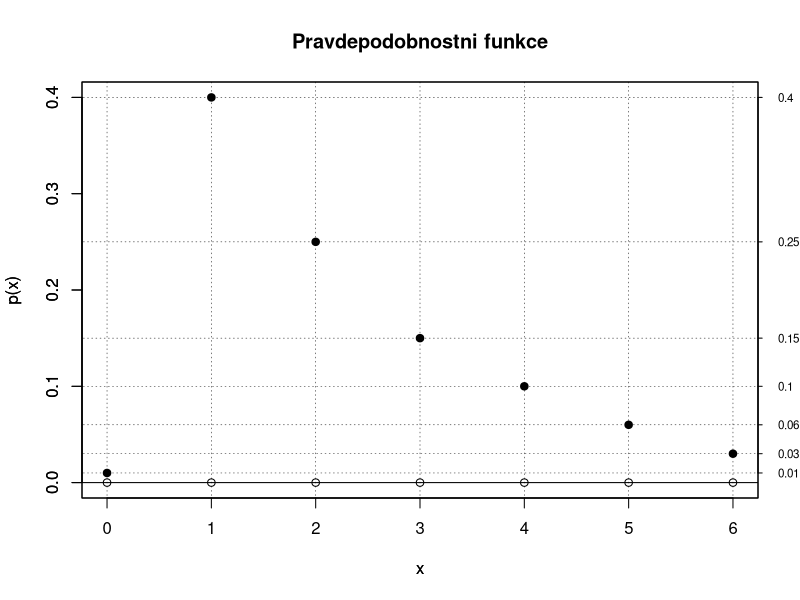
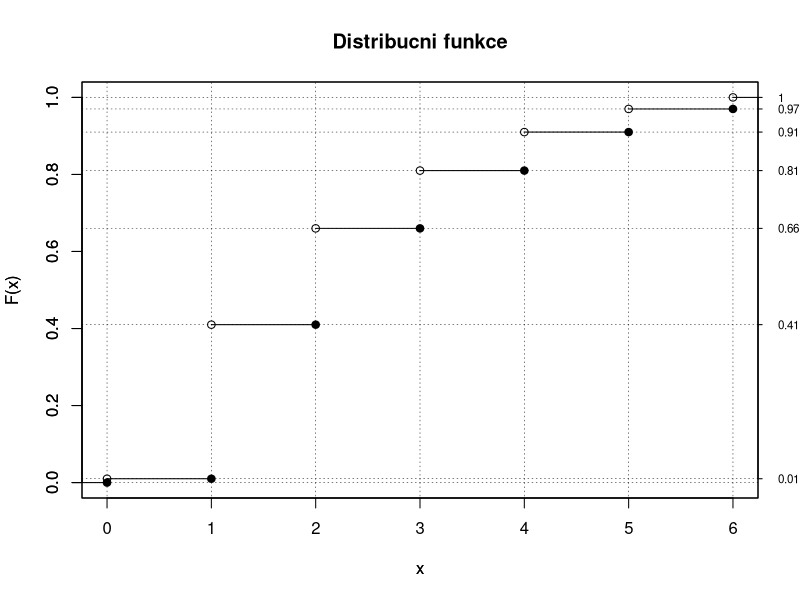
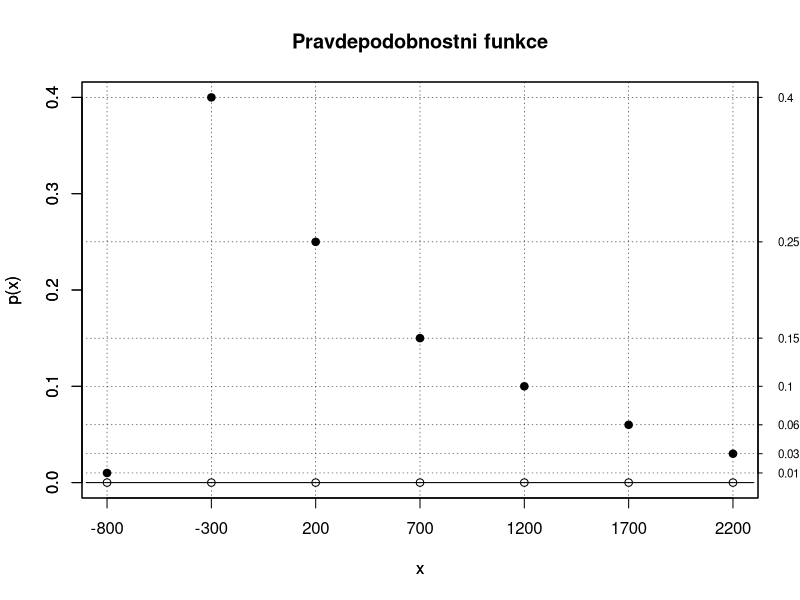
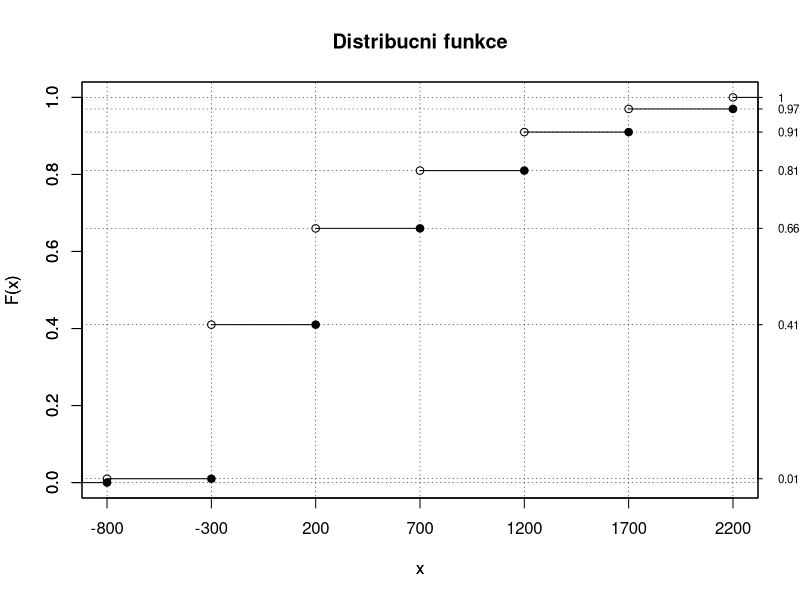
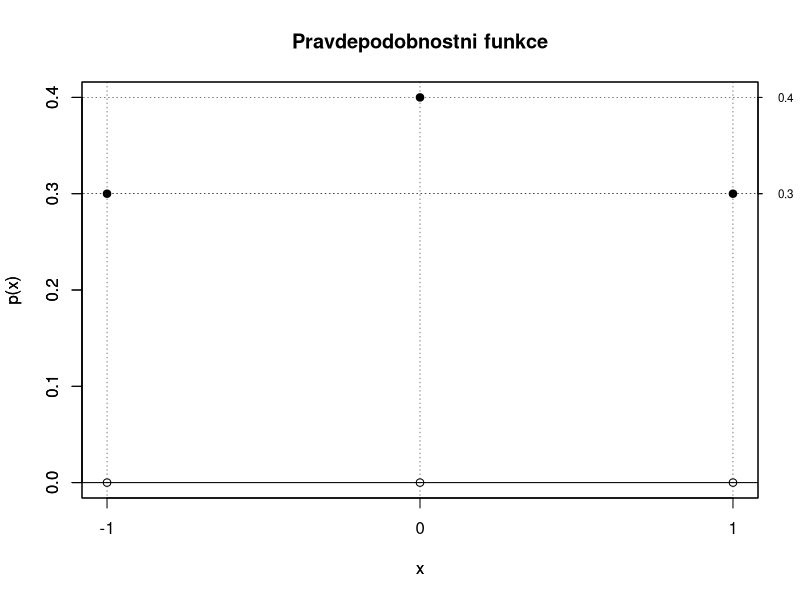
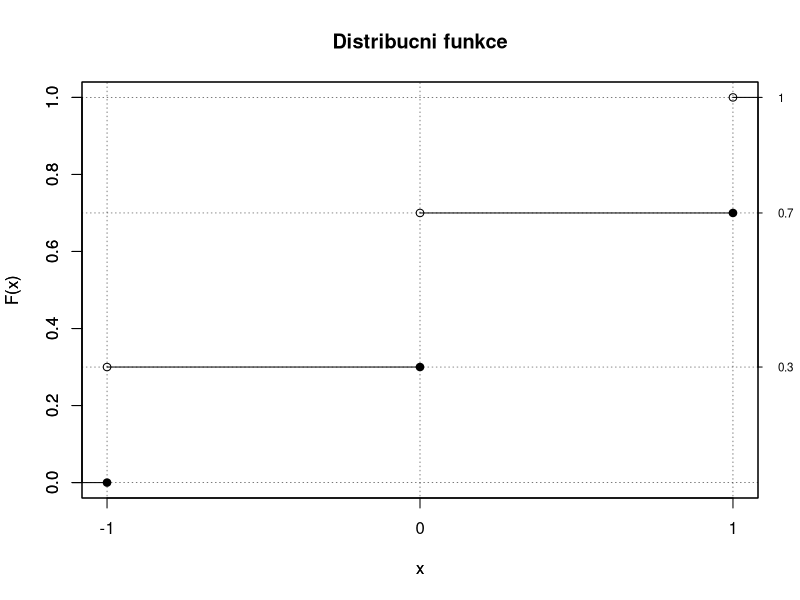
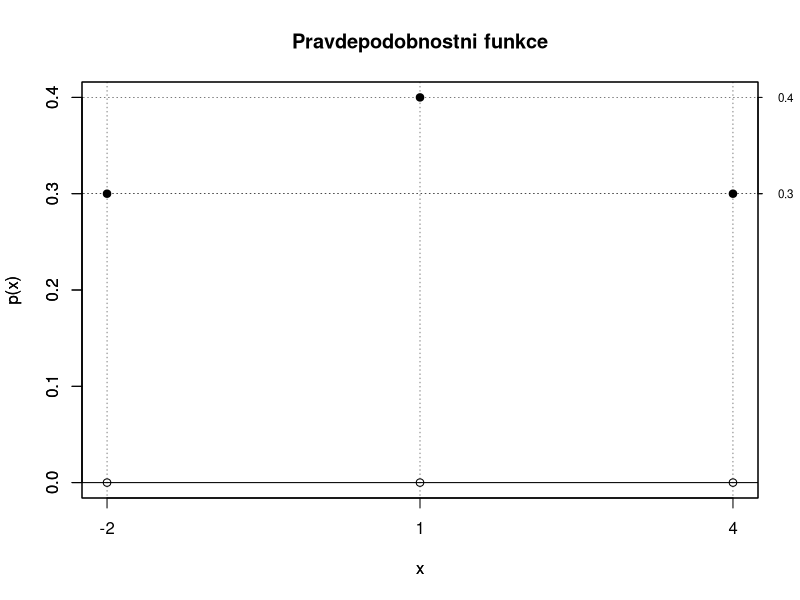
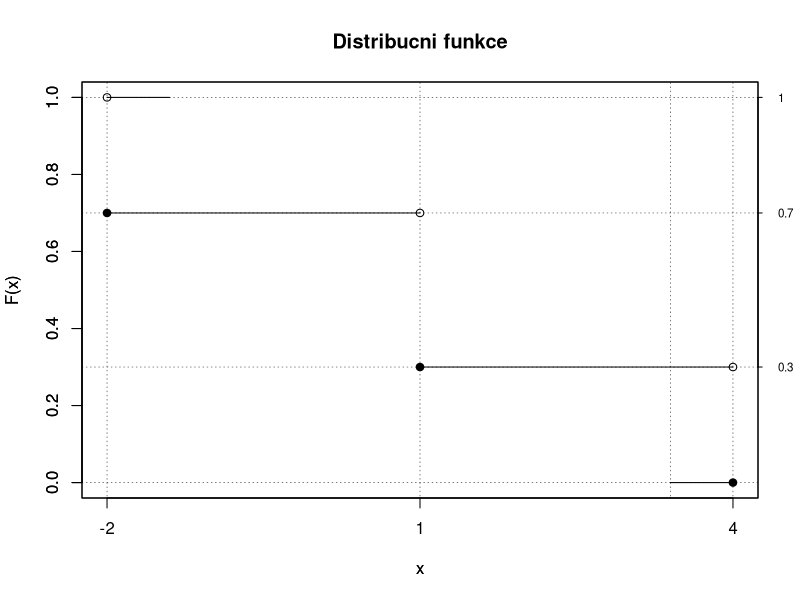

The R source for these figures, in order:
# ......................................................................................
# ........................Cvičení 2 - Diskrétní náhodná veličina........................
# ..................Michal Béreš, Adéla Vrtková, Martina Litschmannová..................
# ......................................................................................

# Nezobrazuje-li se vám text korektně, nastavte File \ Reopen with Encoding... na UTF-8
# Pro zobrazení obsahu skriptu použijte CTRL+SHIFT+O
# Pro spouštění příkazů v jednotlivých řádcích použijte CTRL+ENTER

#  Příklady ####
# * Příklad 1. ####
# Majitel servisního střediska nabídl prodejně automobilů, která si zřídila autopůjčovnu
# své
# služby. Za každý automobil zapůjčený jeho prostřednictvím obdrží od autopůjčovny 500,-
# Kč.
# Zároveň se však zavázal, že každý den investuje do údržby zapůjčených automobilů 800,-
# Kč.
# Počet automobilů zapůjčených prostřednictvím servisního střediska za 1 den je popsán
# následující pravděpodobnostní funkcí:
# Obrázek viz sbírka úloh.
#
#
# **1. a)**  Hodnota pravděpodobnostní funkce pro 5 automobilů byla špatně čitelná.
# Určete ji:


x <- c(0, 1, 2, 3, 4, 5, 6)
p <- c(0.01, 0.40, 0.25, 0.15, 0.10, 0, 0.03)
1 - sum(p) # počítačová aritmetika zde může zlobit
round(1 - sum(p), digits = 2) # zaokrouhlíme na setiny
p[6] <- round(1 - sum(p), digits = 2) # zápis pro x=5 je 6-tá pozice
p


# Pravděpodobnostní funkce
pravd.f <- function(x, p) {
    plot(x, p, # plná kolečka - v skutečných hodnotách
        ylab = "p(x)", xaxt = "n", pch = 19, ylim = c(0, max(p)), main = "Pravdepodobnostni funkce"
    )
    lines(c(min(x) - 100, max(x) + 100), c(0, 0))
    for (i in seq_along(x)) {
        lines(c(min(x) - 100, max(x) + 100), c(p[i], p[i]),
            type = "l", lty = 3, lwd = 0.5
        ) # horizontální grid
        lines(c(x[i], x[i]), c(-0.1, 1.1),
            type = "l", lty = 3, lwd = 0.5
        ) # vertikální grid
    }
    par(new = TRUE) # že chceme kreslit do jednoho grafu
    plot(x, p * 0, # prázdná kolečka - tam kde je definovaná nenulová hodnota
        ylab = "p(x)", xaxt = "n", ylim = c(0, max(p))
    )
    axis(1, at = x, labels = x) # nastavení hodnot na X
    axis(4, at = p, labels = p, las = 2, cex.axis = 0.7, tck = -.01) # a Y
}

pravd.f(x, p)

# **1. b)**
# Určete a zakreslete distribuční funkci náhodné veličiny X, která je definována jako
# počet
# zapůjčených automobilů.


p
F_x <- cumsum(p)
F_x


# Funkce pro výpočet a vykreslení distribuční funkce
dist.f <- function(x, p) {
    F_x <- cumsum(p)
    F_ext <- c(0, F_x) # natáhneme F o 0 na začátku
    length_int <- max(x) - min(x)
    x_ext <- c(x[1] - 0.1 * length_int, x, x[length(x)] + 0.1 * length_int) # a x z obou stran


    plot(x, F_x,
        ylab = "F(x)", xaxt = "n", ylim = c(0, 1), # prazdná kolečka
        type = "p", main = "Distribucni funkce"
    )
    par(new = TRUE) # že chceme kreslit do jednoho grafu
    plot(x, F_ext[1:(length(F_ext) - 1)], # plná kolečka
        ylab = "F(x)", xaxt = "n", ylim = c(0, 1), type = "p", pch = 19
    )

    for (i in 1:(length(x_ext) - 1)) {
        lines(c(min(x) - 0.1 * length_int, max(x) + 0.1 * length_int),
            c(F_ext[i], F_ext[i]),
            type = "l", lty = 3, lwd = 0.5
        ) # horizontální grid
        lines(c(x_ext[i], x_ext[i]), c(-0.1, 1.1),
            type = "l", lty = 3, lwd = 0.5
        ) # vertikální grid
        lines(x_ext[i:(i + 1)], c(F_ext[i], F_ext[i])) # graf - čáry
    }
    axis(1, at = x, labels = x) # nastavení hodnot na X
    axis(4, at = F_x, labels = F_x, las = 2, cex.axis = 0.7, tck = -.01) # a Y
}

dist.f(x, p)


# **1. c)**
# Určete střední hodnotu, rozptyl, směrodatnou odchylku a modus počtu zapůjčených
# automobilů během jednoho dne.


# Střední hodnota
x * p
EX <- sum(x * p)
EX


# Rozptyl
EX2 <- sum(x * x * p) # druhý obecný moment
DX <- EX2 - EX^2
DX


# Směrodatná odchylka
sigma.X <- sqrt(DX)
sigma.X


# modus
x[which.max(p)]

# **1. d)**
# Určete pravděpodobnostní funkci a distribuční funkci náhodné veličiny $Z$, která je
# definována jako zisk majitele servisu.


z <- 500 * x - 800
z


pravd.f(z, p)


# Distribuční funkce
dist.f(z, p)


# **1. e)**
# Určete střední hodnotu, směrodatnou odchylku a modus zisku majitele servisu ze
# zapůjčených automobilů během jednoho dne.


# použijeme vzorec pro střední hodnotu a rozptyl
# E(aX + b) = aE(X) + b
# D(aX + b) = a^2D(X)

EZ <- 500 * EX - 800
EZ

DZ <- 500^2 * DX
DZ

sigma.Z <- sqrt(DZ)
sigma.Z

# modus
z[which.max(p)]


# **1. f)**
# Určete pravděpodobnost, že v daný den nebude majitel autoservisu prodělávat (kladný
# zisk).


# příjem převýší výdaje, když je zisk kladný
p
z > 0
sum(p[z > 0])

# * Příklad č. 2 ####
# Pro distribuční funkci náhodné veličiny $X$ platí:
#
# $F(x)=\begin{cases}
# 0   &      x \leq -1 \\
# 0.3 & -1 < x \leq  0 \\
# 0.7 &  0 < x \leq  1 \\
# 1   & 1 < x
# \end{cases}$
#
# **2. a)**
# Určete pravděpodobnostní funkci náhodné veličiny $X$, její střední hodnotu a
# směrodatnou odchylku.


F_x <- c(0, 0.3, 0.7, 1)
F_x
x <- c(-1, 0, 1)
x


p <- diff(F_x)
x
p


pravd.f(x, p)


dist.f(x, p)


# střední hodnota
EX <- sum(x * p)
EX
# rozptyl
EX2 <- sum(x * x * p)
DX <- EX2 - EX^2
DX
# směrodatná odchylka
sigma.X <- sqrt(DX)
sigma.X

# **2. b)**
# Náhodná veličina $Y = 1 − 3X$, určete $P(y), F(y), E(Y), D(Y)$.


y <- 1 - 3 * x
pravd.f(y, p)


dist.f(y, p) # Nesmyslný výstup - čím je to způsobeno?
y
p


y
sort(y)
idx_sorted <- order(y) # funkce order vrátí indexy setřízeného pořadí
idx_sorted
y <- y[idx_sorted]
p_y <- p[idx_sorted]
p_y


dist.f(y, p_y)


# zde stále můžeme použít vzorec pro střední hodnotu a rozptyl
# E(aX + b) = aE(X) + b
# D(aX + b) = a^2D(X)

EY <- 1 - 3 * EX
EY

DY <- 3^2 * DX
DY

sigma.Y <- sqrt(DY)
sigma.Y

# **2. c)**
# Náhodná veličina $W = 3X^2$, určete $P(w), F(w), E(W), D(W)$.


w <- 3 * x * x
w


pravd.f(w, p)
dist.f(w, p)


# distribuční funkce opět vypadá rozbitě, máme duplicitní hodnoty ve w

w
w_uniq <- unique(w)
w_uniq
w_sorted <- sort(w_uniq)
w_sorted


# ale jak se změní pravděpodobnosti?
p_w <- w_sorted * 0 # inicializace pole o stejné velikosti
for (i in seq_along(w_sorted)) {
    p_w[i] <- sum(p[w == w_sorted[i]])
}
p_w


pravd.f(w_sorted, p_w)
dist.f(w_sorted, p_w)


# charakteristiky

EW <- sum(w_sorted * p_w)
EW

DW <- sum(w_sorted * w_sorted * p_w) - EW^2
DW

sigma.W <- sqrt(DW)
sigma.W


# * Příklad 3. ####
# V dílně jsou dva stroje pracující nezávisle na sobě. Pravděpodobnost poruchy prvního
# stroje
# je 0,2, pravděpodobnost poruchy druhého stroje je 0,3. Náhodná veličina $X$ je
# definována jako
# počet současně porouchaných strojů. Určete:
#
# **3. a)**
# pravděpodobnostní funkci náhodné veličiny $X$,


x <- c(0, 1, 2)
x
p1 <- 0.2
p2 <- 0.3


p <- x * 0
# spočteme jednotlivé pravděpodobnosti počtu porouchaných strojů
p[1] <- (1 - p1) * (1 - p2) # 0 porouchaných tedy oba v provozu
p[3] <- p1 * p2 # 2 tedy porouchané oba
p
1 - sum(p)
p[2] <- (1 - p1) * p2 + p1 * (1 - p2) # právě jeden - buď první nebo druhý
p


sum(p)


pravd.f(x, p)


# **3. b)**
# distribuční funkci náhodné veličiny $X$,


dist.f(x, p)


# **3. c)**
# střední hodnotu a rozptyl náhodné veličiny $X$.


# charakteristiky
EX <- sum(x * p)
EX

EX2 <- sum(x * x * p)
DX <- EX2 - EX^2
DX

sigma.X <- sqrt(DX)
sigma.X
